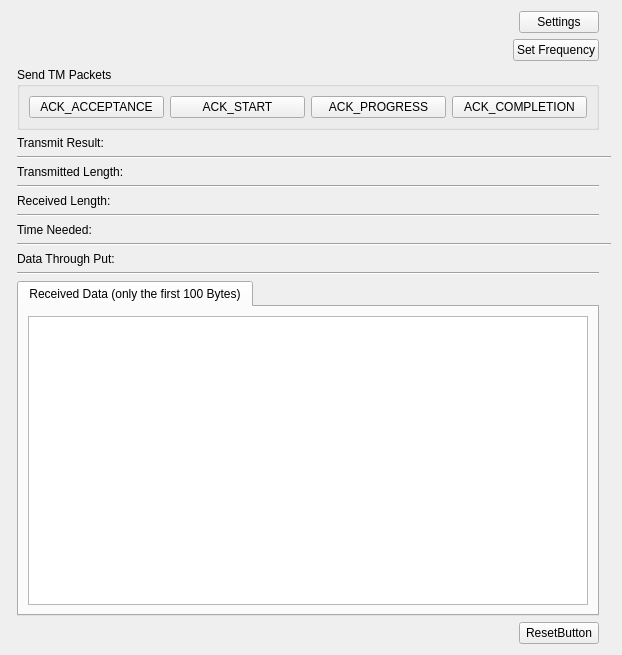
<?xml version="1.0" encoding="UTF-8"?>
<ui version="4.0">
 <class>Form</class>
 <widget class="QWidget" name="Form">
  <property name="geometry">
   <rect>
    <x>0</x>
    <y>0</y>
    <width>622</width>
    <height>655</height>
   </rect>
  </property>
  <property name="windowTitle">
   <string>Form</string>
  </property>
  <layout class="QGridLayout" name="gridLayout">
   <item row="19" column="1" colspan="2">
    <widget class="QLabel" name="DataThroughPutlabel">
     <property name="sizePolicy">
      <sizepolicy hsizetype="Preferred" vsizetype="Fixed">
       <horstretch>0</horstretch>
       <verstretch>0</verstretch>
      </sizepolicy>
     </property>
     <property name="text">
      <string>Data Through Put:</string>
     </property>
    </widget>
   </item>
   <item row="5" column="1">
    <layout class="QVBoxLayout" name="verticalLayout">
     <item alignment="Qt::AlignRight">
      <widget class="QPushButton" name="settingsButton">
       <property name="sizePolicy">
        <sizepolicy hsizetype="Minimum" vsizetype="Fixed">
         <horstretch>0</horstretch>
         <verstretch>0</verstretch>
        </sizepolicy>
       </property>
       <property name="text">
        <string>Settings</string>
       </property>
       <property name="iconSize">
        <size>
         <width>16</width>
         <height>16</height>
        </size>
       </property>
      </widget>
     </item>
      <item alignment="Qt::AlignRight">
       <widget class="QPushButton" name="FreqSet">
        <property name="sizePolicy">
         <sizepolicy hsizetype="Minimum" vsizetype="Fixed">
          <horstretch>0</horstretch>
          <verstretch>0</verstretch>
         </sizepolicy>
        </property>
        <property name="text">
         <string>Set Frequency</string>
        </property>
       </widget>
      </item>
    </layout>
   </item>
   <item row="17" column="1" colspan="2">
    <widget class="QLabel" name="TimeNeededLabel">
     <property name="sizePolicy">
      <sizepolicy hsizetype="Preferred" vsizetype="Fixed">
       <horstretch>0</horstretch>
       <verstretch>0</verstretch>
      </sizepolicy>
     </property>
     <property name="text">
      <string>Time Needed:</string>
     </property>
    </widget>
   </item>
   <item row="14" column="1">
    <widget class="Line" name="line_3">
     <property name="orientation">
      <enum>Qt::Horizontal</enum>
     </property>
    </widget>
   </item>
   <item row="21" column="1">
    <widget class="QTabWidget" name="tabWidget_2">
     <property name="currentIndex">
      <number>0</number>
     </property>
     <widget class="QWidget" name="receivedData">
      <attribute name="title">
       <string>Received Data (only the first 100 Bytes)</string>
      </attribute>
      <layout class="QVBoxLayout" name="verticalLayout_3">
       <item>
        <widget class="QPlainTextEdit" name="plainTextEdit"/>
       </item>
      </layout>
     </widget>
    </widget>
   </item>
   <item row="18" column="1" colspan="3">
    <widget class="Line" name="line_2">
     <property name="orientation">
      <enum>Qt::Horizontal</enum>
     </property>
    </widget>
   </item>
   <item row="20" column="1">
    <widget class="Line" name="line">
     <property name="orientation">
      <enum>Qt::Horizontal</enum>
     </property>
    </widget>
   </item>
   <item row="9" column="1">
    <widget class="QGroupBox" name="groupBox">
     <property name="maximumSize">
      <size>
       <width>16777215</width>
       <height>16777215</height>
      </size>
     </property>
     <property name="title">
      <string>Send TM Packets</string>
     </property>
     <layout class="QHBoxLayout" name="horizontalLayout">
      <item>
       <widget class="QPushButton" name="pushButton">
        <property name="text">
         <string>ACK_ACCEPTANCE</string>
        </property>
       </widget>
      </item>
      <item>
       <widget class="QPushButton" name="pushButton_2">
        <property name="text">
         <string>ACK_START</string>
        </property>
       </widget>
      </item>
      <item>
       <widget class="QPushButton" name="pushButton_3">
        <property name="text">
         <string>ACK_PROGRESS</string>
        </property>
       </widget>
      </item>
      <item>
       <widget class="QPushButton" name="pushButton_4">
        <property name="text">
         <string>ACK_COMPLETION</string>
        </property>
       </widget>
      </item>
     </layout>
    </widget>
   </item>
   <item row="12" column="1" colspan="3">
    <widget class="Line" name="line_5">
     <property name="orientation">
      <enum>Qt::Horizontal</enum>
     </property>
    </widget>
   </item>
   <item row="15" column="1">
    <widget class="QLabel" name="receivedLengthLabel">
     <property name="text">
      <string>Received Length:</string>
     </property>
    </widget>
   </item>
   <item row="11" column="1" colspan="2">
    <widget class="QLabel" name="TransmitResultLabel">
     <property name="enabled">
      <bool>true</bool>
     </property>
     <property name="sizePolicy">
      <sizepolicy hsizetype="Preferred" vsizetype="Fixed">
       <horstretch>0</horstretch>
       <verstretch>0</verstretch>
      </sizepolicy>
     </property>
     <property name="maximumSize">
      <size>
       <width>16777215</width>
       <height>16777215</height>
      </size>
     </property>
     <property name="text">
      <string>Transmit Result:</string>
     </property>
    </widget>
   </item>
   <item row="16" column="1">
    <widget class="Line" name="line_4">
     <property name="orientation">
      <enum>Qt::Horizontal</enum>
     </property>
    </widget>
   </item>
   <item row="13" column="1">
    <widget class="QLabel" name="transmittedLengthLabel">
     <property name="text">
      <string>Transmitted Length:</string>
     </property>
    </widget>
   </item>
   <item row="22" column="0" colspan="2" alignment="Qt::AlignRight">
    <widget class="QPushButton" name="resetButton">
     <property name="text">
      <string>ResetButton</string>
     </property>
    </widget>
   </item>
  </layout>
 </widget>
 <resources/>
 <connections/>
</ui>
